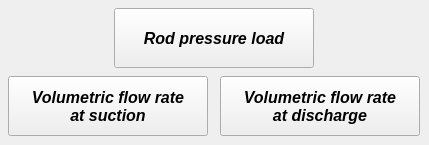
       <widget class="QWidget" name="tab_frequency">
        <attribute name="title">
         <string>Frequency</string>
        </attribute>
        <widget class="QPushButton" name="pushButton_plot_volumetric_flow_rate_at_discharge_frequency">
         <property name="geometry">
          <rect>
           <x>220</x>
           <y>76</y>
           <width>200</width>
           <height>60</height>
          </rect>
         </property>
         <property name="minimumSize">
          <size>
           <width>200</width>
           <height>60</height>
          </size>
         </property>
         <property name="maximumSize">
          <size>
           <width>200</width>
           <height>60</height>
          </size>
         </property>
         <property name="font">
          <font>
           <family>Arial</family>
           <pointsize>12</pointsize>
           <weight>75</weight>
           <italic>true</italic>
           <bold>true</bold>
          </font>
         </property>
         <property name="text">
          <string>Volumetric flow rate 
at discharge</string>
         </property>
        </widget>
        <widget class="QPushButton" name="pushButton_plot_volumetric_flow_rate_at_suction_frequency">
         <property name="geometry">
          <rect>
           <x>8</x>
           <y>76</y>
           <width>200</width>
           <height>60</height>
          </rect>
         </property>
         <property name="minimumSize">
          <size>
           <width>200</width>
           <height>60</height>
          </size>
         </property>
         <property name="maximumSize">
          <size>
           <width>200</width>
           <height>60</height>
          </size>
         </property>
         <property name="font">
          <font>
           <family>Arial</family>
           <pointsize>12</pointsize>
           <weight>75</weight>
           <italic>true</italic>
           <bold>true</bold>
          </font>
         </property>
         <property name="text">
          <string>Volumetric flow rate 
at suction</string>
         </property>
        </widget>
        <widget class="QPushButton" name="pushButton_plot_rod_pressure_load_frequency">
         <property name="geometry">
          <rect>
           <x>114</x>
           <y>8</y>
           <width>200</width>
           <height>60</height>
          </rect>
         </property>
         <property name="minimumSize">
          <size>
           <width>200</width>
           <height>60</height>
          </size>
         </property>
         <property name="maximumSize">
          <size>
           <width>200</width>
           <height>60</height>
          </size>
         </property>
         <property name="font">
          <font>
           <family>Arial</family>
           <pointsize>12</pointsize>
           <weight>75</weight>
           <italic>true</italic>
           <bold>true</bold>
          </font>
         </property>
         <property name="text">
          <string>Rod pressure load</string>
         </property>
        </widget>
       </widget>
